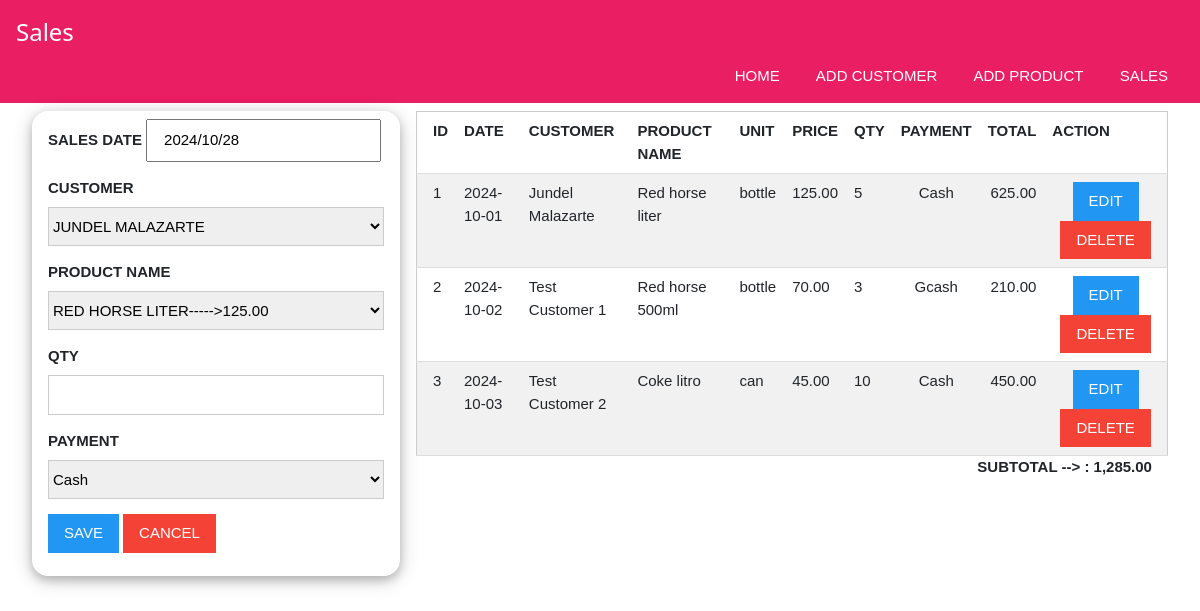
The page /sales.php on the database its author committed.
### tables this page shows
CREATE TABLE IF NOT EXISTS sales (
    sales_id INT AUTO_INCREMENT PRIMARY KEY,
    sales_date DATE NOT NULL,
    customer_id INT NOT NULL,
    product_id INT NOT NULL,
    qty INT NOT NULL,
    payment ENUM('Cash', 'Gcash') NOT NULL,  
    FOREIGN KEY (customer_id) REFERENCES customers(customer_id) ON DELETE CASCADE,
    FOREIGN KEY (product_id) REFERENCES products(product_id) ON DELETE CASCADE
);

CREATE TABLE IF NOT EXISTS customers (
    customer_id INT AUTO_INCREMENT PRIMARY KEY,
    customer_name VARCHAR(100) NOT NULL UNIQUE
);

CREATE TABLE IF NOT EXISTS products (
    product_id INT AUTO_INCREMENT PRIMARY KEY,
    product_code VARCHAR(50) NOT NULL,
    product_name VARCHAR(100) NOT NULL,
    product_price DECIMAL(10, 2) NOT NULL,
    product_unit VARCHAR(20) NOT NULL
);

### dbhelper.php (called while the page is built, shortened)
<?php
function dbconnect() {
    try {
        $conn = new PDO("mysql:host=localhost;dbname=sales_db", "root", "");
        $conn->setAttribute(PDO::ATTR_ERRMODE, PDO::ERRMODE_EXCEPTION);
        return $conn;
    } catch (PDOException $e) {
        echo "Connection failed: " . $e->getMessage();
    }
}
function getprocess($sql) {
    $db = dbconnect();
    $rows = $db->query($sql);
    return $rows;
}
function getall_records($table) {
    $sql = "SELECT * FROM `$table`";
    return getprocess($sql);
}
function getsales() {
    $sql = "SELECT sales_id, sales_date, customers.customer_name, products.product_code, products.product_name,
            products.product_price, products.product_unit, qty, products.product_price * qty as total, sales.payment
            FROM sales
            INNER JOIN products ON products.product_id = sales.product_id
            INNER JOIN customers ON customers.customer_id = sales.customer_id";
    return getprocess($sql);
}

### sales.php (the view, shortened to what this page needs)
<?php
include('dbhelper.php');
?>
<!DOCTYPE html>
<html>
<head>
    <link rel="stylesheet" href="css/bootstrap.min.css">
    <link rel="stylesheet" href="css/w3.css">
</head>
<body>
    <div class="w3-bar w3-container w3-padding w3-pink">
        <h3>Sales</h3>
        <div class="w3-right">
            <a href="index.php" class='w3-button'>HOME</a>
            <a href="addcustomer.php" class='w3-button'>ADD CUSTOMER</a>
            <a href="addproduct.php" class='w3-button'>ADD PRODUCT</a>
            <a href="sales.php" class='w3-button'>SALES</a>
        </div>
    </div>
    <div class="w3-container w3-padding">
        <div class="w3-row-padding">
            <div class="w3-third">
                <div class="w3-padding w3-container w3-round-xlarge w3-card-4">
                    <form action="addsales.php" method="post">
                        <p>
                            <label><b>SALES DATE</b></label>
                            <input type="text" name="sales_date" value="<?php echo date('Y/m/d'); ?>" class="w3-padding" required>
                        </p>
                        <p>
                            <label><b>CUSTOMER</b></label>
                            <select name="customer_id" class="w3-select w3-border" required>
                                <?php
                                $customers = getall_records('customers');
                                foreach ($customers as $customer) {
                                    echo "<option value='".$customer['customer_id']."'>".strtoupper($customer['customer_name'])."</option>";
                                }
                                ?>
                            </select>
                        </p>
                        <p>
                            <label><b>PRODUCT NAME</b></label>
                            <select name="product_id" class="w3-select w3-border" required>
                                <?php
                                $products = getall_records('products');
                                foreach ($products as $p) {
                                    echo "<option value='".$p['product_id']."'>";
                                    echo strtoupper($p['product_name'])."----->".number_format($p['product_price'], 2);
                                    echo "</option>";
                                }
                                ?>
                            </select>
                        </p>
                        <p>
                            <label><b>QTY</b></label>
                            <input type="number" step="0.01" min="0" name="qty" class="w3-input w3-border" required>
                        </p>
                        <p>
                            <label><b>PAYMENT</b></label>
                            <select name="payment" class="w3-select w3-border" required>
                                <option value="Cash">Cash</option>
                            </select>
                        </p>
                        <p>
                            <input type="submit" value="SAVE" class="w3-button w3-blue">
                            <input type="reset" value="CANCEL" class="w3-button w3-red">
                        </p>
                    </form>
                </div>
            </div>
            <div class="w3-twothird">
                <?php
                $subtotal = 0.0;
                $sales = getsales();
                echo "<table class='w3-table-all'>";
                echo "<tr>";
                echo "<th>ID</th>";
                echo "<th>DATE</th>";
                echo "<th class='w3-hide-small w3-hide-medium'>CUSTOMER</th>";
                echo "<th class='w3-hide-small w3-hide-medium'>PRODUCT NAME</th>";
                echo "<th class='w3-hide-small w3-hide-medium'>UNIT</th>";
                echo "<th>PRICE</th>";
                echo "<th>QTY</th>";
                echo "<th>PAYMENT</th>";
                echo "<th>TOTAL</th>";
                echo "<th>ACTION</th>";
                echo "</tr>";
                foreach ($sales as $sale) {
                    echo "<tr>";
                    echo "<td>".$sale['sales_id']."</td>";
                    echo "<td>".$sale['sales_date']."</td>";
                    echo "<td class='w3-hide-small w3-hide-medium'>".$sale['customer_name']."</td>";
                    echo "<td class='w3-hide-small w3-hide-medium'>".$sale['product_name']."</td>";
                    echo "<td class='w3-hide-small w3-hide-medium'>".$sale['product_unit']."</td>";
                    echo "<td>".number_format($sale['product_price'], 2)."</td>";
                    echo "<td>".$sale['qty']."</td>";
                    echo "<td class='w3-center'>".$sale['payment']."</td>";
                    echo "<td class='w3-right'>".number_format($sale['total'], 2)."</td>";
                    echo "<td class='w3-center'>";
                    echo "<a href='editsales.php?sales_id=".$sale['sales_id']."' class='w3-button w3-blue'>EDIT</a>";
                    echo "<a href='deletesales.php?sales_id=".$sale['sales_id']."' class='w3-button w3-red'>DELETE</a>";
                    echo "</td>";
                    echo "</tr>";
                    $subtotal += $sale['total'];
                }
                echo "</table>";
                echo "<div class='w3-container w3-right'>";
                echo "<b> SUBTOTAL --> : ";
                echo number_format($subtotal, 2);
                echo "</b>";
                echo "</div>";
                ?>
            </div>
        </div>
    </div>
</body>
</html>

### css/w3.css (style rules this page uses)
html { box-sizing:border-box }
*,*:before,*:after { box-sizing:inherit }
html { -ms-text-size-adjust:100%;-webkit-text-size-adjust:100% }
body { margin:0 }
a { background-color:transparent }
b,strong { font-weight:bolder }
button,input,select,textarea,optgroup { font:inherit;margin:0 }
button,input { overflow:visible }
button,select { text-transform:none }
button,[type=button],[type=reset],[type=submit] { -webkit-appearance:button }
html,body { font-family:Verdana,sans-serif;font-size:15px;line-height:1.5 }
html { overflow-x:hidden }
h3 { font-size:24px }
h1,h2,h3,h4,h5,h6 { font-family:"Segoe UI",Arial,sans-serif;font-weight:400;margin:10px 0 }
a { color:inherit }
.w3-table,.w3-table-all { border-collapse:collapse;border-spacing:0;width:100%;display:table }
.w3-table-all { border:1px solid #ccc }
.w3-bordered tr,.w3-table-all tr { border-bottom:1px solid #ddd }
.w3-table-all tr:nth-child(odd) { background-color:#fff }
.w3-table-all tr:nth-child(even) { background-color:#f1f1f1 }
.w3-table td,.w3-table th,.w3-table-all td,.w3-table-all th { padding:8px 8px;display:table-cell;text-align:left;vertical-align:top }
.w3-table th:first-child,.w3-table td:first-child,.w3-table-all th:first-child,.w3-table-all td:first-child { padding-left:16px }
.w3-btn,.w3-button { border:none;display:inline-block;padding:8px 16px;vertical-align:middle;overflow:hidden;text-decoration:none;color:inherit;background-color:inherit;text-align:center;cursor:pointer;white-space:nowrap }
.w3-btn,.w3-button { -webkit-touch-callout:none;-webkit-user-select:none;-khtml-user-select:none;-moz-user-select:none;-ms-user-select:none;user-select:none }
.w3-input { padding:8px;display:block;border:none;border-bottom:1px solid #ccc;width:100% }
.w3-select { padding:9px 0;width:100%;border:none;border-bottom:1px solid #ccc }
.w3-bar { width:100%;overflow:hidden }
.w3-bar .w3-button { white-space:normal }
.w3-container:after,.w3-container:before,.w3-panel:after,.w3-panel:before,.w3-row:after,.w3-row:before,.w3-row-padding:after,.w3-row-padding:before, .w3-cell-row:before,.w3-cell-row:after,.w3-clear:after,.w3-clear:before,.w3-bar:before,.w3-bar:after { content:"";display:table;clear:both }
.w3-col,.w3-half,.w3-third,.w3-twothird,.w3-threequarter,.w3-quarter { float:left;width:100% }
@media (min-width:601px) { .w3-col.m4,.w3-third { width:33.33333% } }
@media (min-width:601px) { .w3-col.m8,.w3-twothird { width:66.66666% } }
.w3-round-xlarge { border-radius:16px }
.w3-row-padding,.w3-row-padding>.w3-half,.w3-row-padding>.w3-third,.w3-row-padding>.w3-twothird,.w3-row-padding>.w3-threequarter,.w3-row-padding>.w3-quarter,.w3-row-padding>.w3-col { padding:0 8px }
.w3-container,.w3-panel { padding:0.01em 16px }
.w3-card-4,.w3-hover-shadow:hover { box-shadow:0 4px 10px 0 rgba(0,0,0,0.2),0 4px 20px 0 rgba(0,0,0,0.19) }
.w3-center { text-align:center!important }
.w3-border { border:1px solid #ccc!important }
.w3-padding { padding:8px 16px!important }
.w3-right { float:right!important }
.w3-blue,.w3-hover-blue:hover { color:#fff!important;background-color:#2196F3!important }
.w3-pink,.w3-hover-pink:hover { color:#fff!important;background-color:#e91e63!important }
.w3-red,.w3-hover-red:hover { color:#fff!important;background-color:#f44336!important }

### rows shown on the page
sales: sales_id "1", sales_date "2024-10-01", customer.customer_name "Jundel Malazarte", product.product_name "Red horse liter", product.product_unit "bottle", product.product_price "125.00", qty "5", payment "Cash", total "625.00"
sales: sales_id "2", sales_date "2024-10-02", customer.customer_name "Test Customer 1", product.product_name "Red horse 500ml", product.product_unit "bottle", product.product_price "70.00", qty "3", payment "Gcash", total "210.00"
sales: sales_id "3", sales_date "2024-10-03", customer.customer_name "Test Customer 2", product.product_name "Coke litro", product.product_unit "can", product.product_price "45.00", qty "10", payment "Cash", total "450.00"

### other values the page prints
$subtotal "1,285.00"
form field customer_id "JUNDEL MALAZARTE"
form field product_id "RED HORSE LITER----->125.00"
